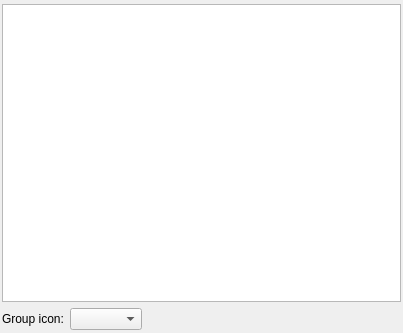
<?xml version="1.0" encoding="UTF-8"?>
<ui version="4.0">
 <class>DictGroupWidget</class>
 <widget class="QWidget" name="DictGroupWidget">
  <property name="geometry">
   <rect>
    <x>0</x>
    <y>0</y>
    <width>403</width>
    <height>333</height>
   </rect>
  </property>
  <property name="windowTitle">
   <string>Form</string>
  </property>
  <layout class="QVBoxLayout" name="verticalLayout">
   <property name="leftMargin">
    <number>2</number>
   </property>
   <property name="topMargin">
    <number>4</number>
   </property>
   <property name="rightMargin">
    <number>2</number>
   </property>
   <property name="bottomMargin">
    <number>3</number>
   </property>
   <item>
    <widget class="DictListWidget" name="dictionaries"/>
   </item>
   <item>
    <layout class="QHBoxLayout" name="horizontalLayout">
     <item>
      <widget class="QLabel" name="label">
       <property name="text">
        <string>Group icon:</string>
       </property>
      </widget>
     </item>
     <item>
      <widget class="QComboBox" name="groupIcon"/>
     </item>
     <item>
      <spacer name="horizontalSpacer">
       <property name="orientation">
        <enum>Qt::Horizontal</enum>
       </property>
       <property name="sizeHint" stdset="0">
        <size>
         <width>40</width>
         <height>20</height>
        </size>
       </property>
      </spacer>
     </item>
    </layout>
   </item>
  </layout>
 </widget>
 <customwidgets>
  <customwidget>
   <class>DictListWidget</class>
   <extends>QListWidget</extends>
   <header>groups_widgets.hh</header>
  </customwidget>
 </customwidgets>
 <resources/>
 <connections/>
</ui>
